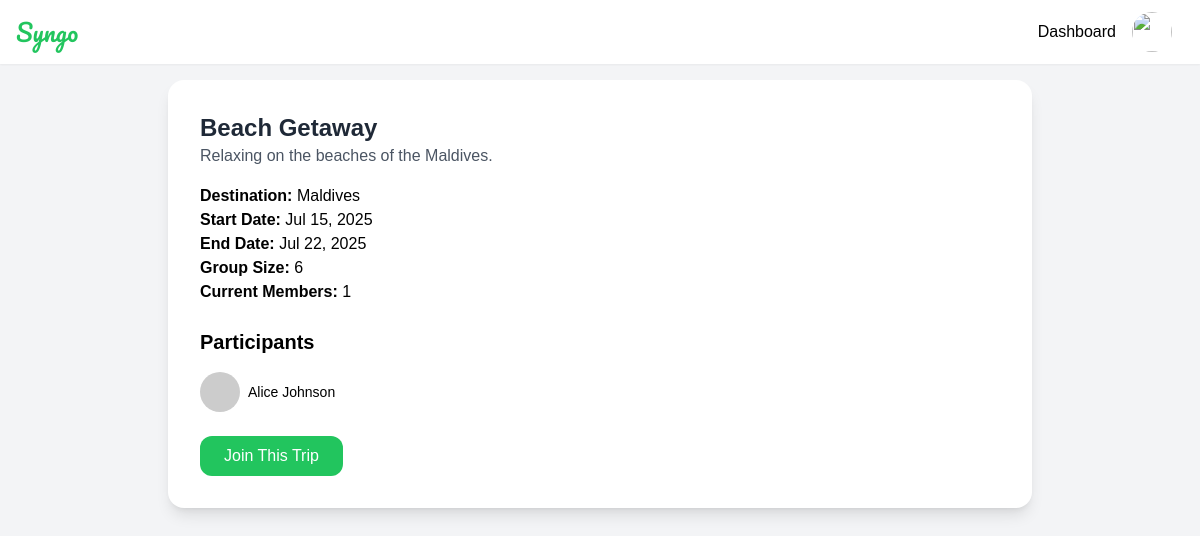
The app's page /trip_details.php?trip_id=2 (signed in) with its own data.
### tables this page shows
CREATE TABLE trips (
    trip_id INT AUTO_INCREMENT PRIMARY KEY,
    title VARCHAR(255) NOT NULL,
    destination VARCHAR(255) NOT NULL,
    start_date DATE NOT NULL,
    end_date DATE NOT NULL,
    group_size INT NOT NULL,
    description TEXT,
    created_by INT,
    FOREIGN KEY (created_by) REFERENCES users(user_id)
);

CREATE TABLE users (
    user_id INT AUTO_INCREMENT PRIMARY KEY,
    first_name VARCHAR(255) NOT NULL,
    last_name VARCHAR(255) NOT NULL,
    email VARCHAR(255) UNIQUE NOT NULL,
    password VARCHAR(255) NOT NULL,
    profile_picture VARCHAR(255),
    role ENUM('user', 'admin') DEFAULT 'user',
    created_at TIMESTAMP DEFAULT CURRENT_TIMESTAMP
);

### trip_details.php (the view, shortened to what this page needs)
<?php
include('config.php');
$user_id = $_SESSION['user_id'];
if (isset($_GET['trip_id'])) {
    $trip_id = (int)$_GET['trip_id'];
    $tripQuery = "SELECT * FROM trips WHERE trip_id = ?";
    $stmt = $conn->prepare($tripQuery);
    $stmt->bind_param("i", $trip_id);
    $stmt->execute();
    $tripResult = $stmt->get_result();
    if ($tripResult->num_rows > 0) {
        $trip = $tripResult->fetch_assoc();
        $group_size = $trip['group_size'];
        $membersQuery = "SELECT COUNT(*) AS total_members FROM trip_members WHERE trip_id = ?";
        $stmt = $conn->prepare($membersQuery);
        $stmt->bind_param("i", $trip_id);
        $stmt->execute();
        $membersResult = $stmt->get_result();
        $members = $membersResult->fetch_assoc();
        $participantsQuery = "SELECT users.user_id, users.first_name, users.last_name, users.profile_picture
                               FROM trip_members
                               JOIN users ON trip_members.user_id = users.user_id
                               WHERE trip_members.trip_id = ?";
        $stmt = $conn->prepare($participantsQuery);
        $stmt->bind_param("i", $trip_id);
        $stmt->execute();
        $participantsResult = $stmt->get_result();
    } else {
        header('Location: index.php');
        exit;
    }
} else {
    header('Location: index.php');
    exit;
}
?>
<!DOCTYPE html>
<html lang="en">
<head>
    <script src="https://cdn.tailwindcss.com"></script>
    <link href="https://cdn.jsdelivr.net/npm/remixicon@4.5.0/fonts/remixicon.css" rel="stylesheet"/>
</head>
<body class="bg-gray-100">
    <nav class="fixed top-0 left-0 right-0 h-16 bg-white shadow-sm z-50">
        <div class="max-w-7xl mx-auto px-4 h-full flex items-center justify-between">
            <div class="flex items-center gap-8">
                <a href="index.php" class="text-2xl font-['Pacifico'] text-primary">Syngo</a>
            </div>
            <div class="flex items-center gap-4">
                <a href="dashboard.php" class="text-green">Dashboard</a>
                <div class="flex items-center gap-3 cursor-pointer">
                    <img src="<?= $user['profile_picture'] ?: 'https://public.readdy.ai/ai/img_res/cb6fd3e7b68878d46ddacbc3d3415e6d.jpg' ?>" class="w-10 h-10 rounded-full object-cover">
                </div>
            </div>
        </div>
    </nav>
    <div class="max-w-4xl mx-auto px-4 py-24 pt-20">
        <div class="bg-white shadow-lg rounded-lg overflow-hidden">
            <div class="p-8">
                <h2 class="text-2xl font-semibold text-gray-800"><?= htmlspecialchars($trip['title']) ?></h2>
                <p class="text-gray-600"><?= htmlspecialchars($trip['description']) ?></p>
                <div class="mt-4">
                    <p><strong>Destination:</strong> <?= htmlspecialchars($trip['destination']) ?></p>
                    <p><strong>Start Date:</strong> <?= date('M d, Y', strtotime($trip['start_date'])) ?></p>
                    <p><strong>End Date:</strong> <?= date('M d, Y', strtotime($trip['end_date'])) ?></p>
                    <p><strong>Group Size:</strong> <?= $group_size ?></p>
                    <p><strong>Current Members:</strong> <?= $members['total_members'] ?></p>
                </div>
                <div class="mt-6">
                    <h3 class="text-xl font-semibold mb-4">Participants</h3>
                    <div class="flex space-x-4">
                        <?php while ($participant = $participantsResult->fetch_assoc()) : ?>
                            <div class="flex items-center space-x-2">
                                <img src="<?= $participant['profile_picture'] ?: 'default-profile.jpg' ?>" class="w-10 h-10 rounded-full" alt="<?= htmlspecialchars($participant['first_name'] . ' ' . $participant['last_name']) ?>">
                                <p class="text-sm"><?= htmlspecialchars($participant['first_name'] . ' ' . $participant['last_name']) ?></p>
                            </div>
                        <?php endwhile; ?>
                    </div>
                </div>
                <div class="mt-6">
                    <?php
                    $checkQuery = "SELECT * FROM trip_members WHERE trip_id = ? AND user_id = ?";
                    $stmt = $conn->prepare($checkQuery);
                    $stmt->bind_param("ii", $trip_id, $user_id);
                    $stmt->execute();
                    $result = $stmt->get_result();
                    if ($result->num_rows > 0) {
                        echo "<p class='text-green-600'>You are already a member of this trip.</p>";
                    } else {
                        if ($members['total_members'] < $group_size) {
                            echo "<a href='join_trip.php?trip_id=" . $trip_id . "'>
                                    <button class='bg-primary text-white px-6 py-2 rounded-md'>Join This Trip</button>
                                  </a>";
                        } else {
                            echo "<p class='text-red-600'>This trip is already full.</p>";
                        }
                    }
                    ?>
                </div>
            </div>
        </div>
    </div>
</body>
</html>

### trip_details.php (style rules this page uses)
.bg-primary { background-color: #22C55E; }
.text-primary { color: #22C55E; }

### records on screen
trips: title "Beach Getaway", description "Relaxing on the beaches of the Maldives.", destination "Maldives", start_date "Jul 15, 2025", end_date "Jul 22, 2025", group_size "6"
users: first_name+last_name "Alice Johnson"

### other values on screen
$members['total_members'] "1"
